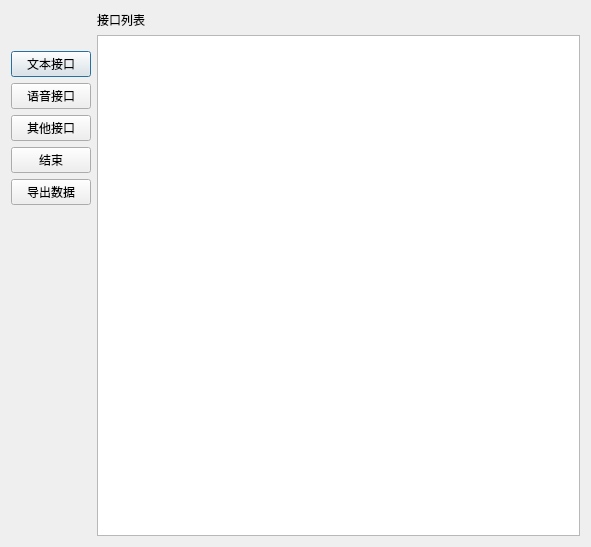
<?xml version="1.0" encoding="UTF-8"?>
<ui version="4.0">
 <class>StableTestForm</class>
 <widget class="QDialog" name="StableTestForm">
  <property name="geometry">
   <rect>
    <x>0</x>
    <y>0</y>
    <width>591</width>
    <height>547</height>
   </rect>
  </property>
  <property name="windowTitle">
   <string>Dialog</string>
  </property>
  <layout class="QHBoxLayout" name="horizontalLayout">
   <item>
    <layout class="QVBoxLayout" name="verticalLayout">
     <item>
      <spacer name="verticalSpacer_2">
       <property name="orientation">
        <enum>Qt::Vertical</enum>
       </property>
       <property name="sizeType">
        <enum>QSizePolicy::Minimum</enum>
       </property>
       <property name="sizeHint" stdset="0">
        <size>
         <width>20</width>
         <height>40</height>
        </size>
       </property>
      </spacer>
     </item>
     <item>
      <widget class="QPushButton" name="btn_text">
       <property name="text">
        <string>文本接口</string>
       </property>
      </widget>
     </item>
     <item>
      <widget class="QPushButton" name="btn_voice">
       <property name="text">
        <string>语音接口</string>
       </property>
      </widget>
     </item>
     <item>
      <widget class="QPushButton" name="btn_other">
       <property name="text">
        <string>其他接口</string>
       </property>
      </widget>
     </item>
     <item>
      <widget class="QPushButton" name="btn_stop">
       <property name="text">
        <string>结束</string>
       </property>
      </widget>
     </item>
     <item>
      <widget class="QPushButton" name="btn_export">
       <property name="text">
        <string>导出数据</string>
       </property>
      </widget>
     </item>
     <item>
      <spacer name="verticalSpacer">
       <property name="orientation">
        <enum>Qt::Vertical</enum>
       </property>
       <property name="sizeHint" stdset="0">
        <size>
         <width>20</width>
         <height>40</height>
        </size>
       </property>
      </spacer>
     </item>
    </layout>
   </item>
   <item>
    <layout class="QVBoxLayout" name="verticalLayout_2">
     <item>
      <widget class="QLabel" name="label">
       <property name="text">
        <string>接口列表</string>
       </property>
      </widget>
     </item>
     <item>
      <widget class="QTableView" name="tableView"/>
     </item>
    </layout>
   </item>
  </layout>
 </widget>
 <resources/>
 <connections/>
</ui>
